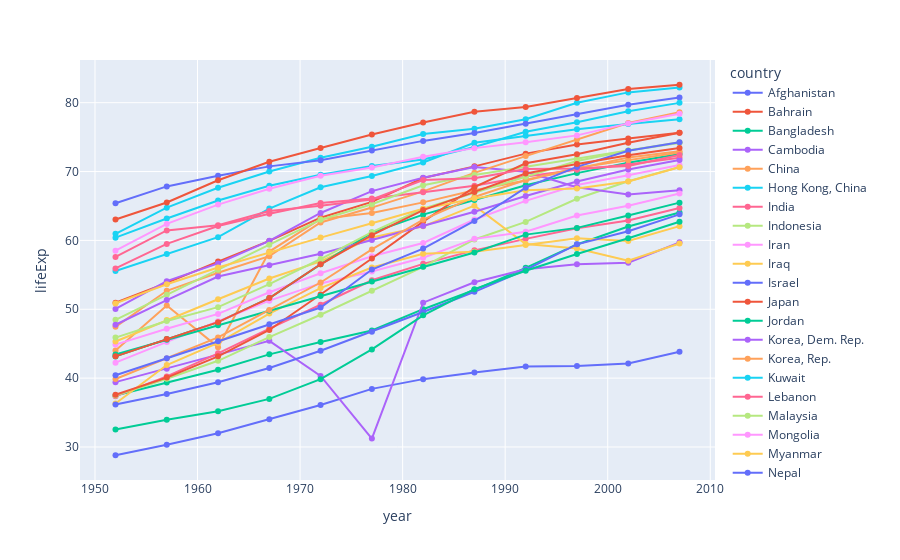

Here is the notebook cell this chart was saved with:
### Code cell
fig.show(config={
    'modeBarButtonsToAdd':['drawline','drawcircle']
})

### Figure 1 — Plotly figure (JSON) as saved in the notebook; plotly's stock layout.template omitted (floating-point values rounded to 4 significant figures)
{"data": [{"hovertemplate": "country=Afghanistan<br>year=%{x}<br>lifeExp=%{y}<extra></extra>", "legendgroup": "Afghanistan", "line": {"color": "#636efa", "dash": "solid"}, "marker": {"symbol": "circle"}, "mode": "lines+markers", "name": "Afghanistan", "orientation": "v", "showlegend": true, "type": "scatter", "x": [1952, 1957, 1962, 1967, 1972, 1977, 1982, 1987, 1992, 1997, 2002, 2007], "xaxis": "x", "y": [28.8, 30.33, 32.0, 34.02, 36.09, 38.44, 39.85, 40.82, 41.67, 41.76, 42.13, 43.83], "yaxis": "y"}, {"hovertemplate": "country=Bahrain<br>year=%{x}<br>lifeExp=%{y}<extra></extra>", "legendgroup": "Bahrain", "line": {"color": "#EF553B", "dash": "solid"}, "marker": {"symbol": "circle"}, "mode": "lines+markers", "name": "Bahrain", "orientation": "v", "showlegend": true, "type": "scatter", "x": [1952, 1957, 1962, 1967, 1972, 1977, 1982, 1987, 1992, 1997, 2002, 2007], "xaxis": "x", "y": [50.94, 53.83, 56.92, 59.92, 63.3, 65.59, 69.05, 70.75, 72.6, 73.92, 74.8, 75.64], "yaxis": "y"}, {"hovertemplate": "country=Bangladesh<br>year=%{x}<br>lifeExp=%{y}<extra></extra>", "legendgroup": "Bangladesh", "line": {"color": "#00cc96", "dash": "solid"}, "marker": {"symbol": "circle"}, "mode": "lines+markers", "name": "Bangladesh", "orientation": "v", "showlegend": true, "type": "scatter", "x": [1952, 1957, 1962, 1967, 1972, 1977, 1982, 1987, 1992, 1997, 2002, 2007], "xaxis": "x", "y": [37.48, 39.35, 41.22, 43.45, 45.25, 46.92, 50.01, 52.82, 56.02, 59.41, 62.01, 64.06], "yaxis": "y"}, {"hovertemplate": "country=Cambodia<br>year=%{x}<br>lifeExp=%{y}<extra></extra>", "legendgroup": "Cambodia", "line": {"color": "#ab63fa", "dash": "solid"}, "marker": {"symbol": "circle"}, "mode": "lines+markers", "name": "Cambodia", "orientation": "v", "showlegend": true, "type": "scatter", "x": [1952, 1957, 1962, 1967, 1972, 1977, 1982, 1987, 1992, 1997, 2002, 2007], "xaxis": "x", "y": [39.42, 41.37, 43.41, 45.41, 40.32, 31.22, 50.96, 53.91, 55.8, 56.53, 56.75, 59.72], "yaxis": "y"}, {"hovertemplate": "country=China<br>year=%{x}<br>lifeExp=%{y}<extra></extra>", "legendgroup": "China", "line": {"color": "#FFA15A", "dash": "solid"}, "marker": {"symbol": "circle"}, "mode": "lines+markers", "name": "China", "orientation": "v", "showlegend": true, "type": "scatter", "x": [1952, 1957, 1962, 1967, 1972, 1977, 1982, 1987, 1992, 1997, 2002, 2007], "xaxis": "x", "y": [44.0, 50.55, 44.5, 58.38, 63.12, 63.97, 65.53, 67.27, 68.69, 70.43, 72.03, 72.96], "yaxis": "y"}, {"hovertemplate": "country=Hong Kong, China<br>year=%{x}<br>lifeExp=%{y}<extra></extra>", "legendgroup": "Hong Kong, China", "line": {"color": "#19d3f3", "dash": "solid"}, "marker": {"symbol": "circle"}, "mode": "lines+markers", "name": "Hong Kong, China", "orientation": "v", "showlegend": true, "type": "scatter", "x": [1952, 1957, 1962, 1967, 1972, 1977, 1982, 1987, 1992, 1997, 2002, 2007], "xaxis": "x", "y": [60.96, 64.75, 67.65, 70.0, 72.0, 73.6, 75.45, 76.2, 77.6, 80.0, 81.5, 82.21], "yaxis": "y"}, {"hovertemplate": "country=India<br>year=%{x}<br>lifeExp=%{y}<extra></extra>", "legendgroup": "India", "line": {"color": "#FF6692", "dash": "solid"}, "marker": {"symbol": "circle"}, "mode": "lines+markers", "name": "India", "orientation": "v", "showlegend": true, "type": "scatter", "x": [1952, 1957, 1962, 1967, 1972, 1977, 1982, 1987, 1992, 1997, 2002, 2007], "xaxis": "x", "y": [37.37, 40.25, 43.6, 47.19, 50.65, 54.21, 56.6, 58.55, 60.22, 61.77, 62.88, 64.7], "yaxis": "y"}, {"hovertemplate": "country=Indonesia<br>year=%{x}<br>lifeExp=%{y}<extra></extra>", "legendgroup": "Indonesia", "line": {"color": "#B6E880", "dash": "solid"}, "marker": {"symbol": "circle"}, "mode": "lines+markers", "name": "Indonesia", "orientation": "v", "showlegend": true, "type": "scatter", "x": [1952, 1957, 1962, 1967, 1972, 1977, 1982, 1987, 1992, 1997, 2002, 2007], "xaxis": "x", "y": [37.47, 39.92, 42.52, 45.96, 49.2, 52.7, 56.16, 60.14, 62.68, 66.04, 68.59, 70.65], "yaxis": "y"}, {"hovertemplate": "country=Iran<br>year=%{x}<br>lifeExp=%{y}<extra></extra>", "legendgroup": "Iran", "line": {"color": "#FF97FF", "dash": "solid"}, "marker": {"symbol": "circle"}, "mode": "lines+markers", "name": "Iran", "orientation": "v", "showlegend": true, "type": "scatter", "x": [1952, 1957, 1962, 1967, 1972, 1977, 1982, 1987, 1992, 1997, 2002, 2007], "xaxis": "x", "y": [44.87, 47.18, 49.33, 52.47, 55.23, 57.7, 59.62, 63.04, 65.74, 68.04, 69.45, 70.96], "yaxis": "y"}, {"hovertemplate": "country=Iraq<br>year=%{x}<br>lifeExp=%{y}<extra></extra>", "legendgroup": "Iraq", "line": {"color": "#FECB52", "dash": "solid"}, "marker": {"symbol": "circle"}, "mode": "lines+markers", "name": "Iraq", "orientation": "v", "showlegend": true, "type": "scatter", "x": [1952, 1957, 1962, 1967, 1972, 1977, 1982, 1987, 1992, 1997, 2002, 2007], "xaxis": "x", "y": [45.32, 48.44, 51.46, 54.46, 56.95, 60.41, 62.04, 65.04, 59.46, 58.81, 57.05, 59.55], "yaxis": "y"}, {"hovertemplate": "country=Israel<br>year=%{x}<br>lifeExp=%{y}<extra></extra>", "legendgroup": "Israel", "line": {"color": "#636efa", "dash": "solid"}, "marker": {"symbol": "circle"}, "mode": "lines+markers", "name": "Israel", "orientation": "v", "showlegend": true, "type": "scatter", "x": [1952, 1957, 1962, 1967, 1972, 1977, 1982, 1987, 1992, 1997, 2002, 2007], "xaxis": "x", "y": [65.39, 67.84, 69.39, 70.75, 71.63, 73.06, 74.45, 75.6, 76.93, 78.27, 79.7, 80.75], "yaxis": "y"}, {"hovertemplate": "country=Japan<br>year=%{x}<br>lifeExp=%{y}<extra></extra>", "legendgroup": "Japan", "line": {"color": "#EF553B", "dash": "solid"}, "marker": {"symbol": "circle"}, "mode": "lines+markers", "name": "Japan", "orientation": "v", "showlegend": true, "type": "scatter", "x": [1952, 1957, 1962, 1967, 1972, 1977, 1982, 1987, 1992, 1997, 2002, 2007], "xaxis": "x", "y": [63.03, 65.5, 68.73, 71.43, 73.42, 75.38, 77.11, 78.67, 79.36, 80.69, 82.0, 82.6], "yaxis": "y"}, {"hovertemplate": "country=Jordan<br>year=%{x}<br>lifeExp=%{y}<extra></extra>", "legendgroup": "Jordan", "line": {"color": "#00cc96", "dash": "solid"}, "marker": {"symbol": "circle"}, "mode": "lines+markers", "name": "Jordan", "orientation": "v", "showlegend": true, "type": "scatter", "x": [1952, 1957, 1962, 1967, 1972, 1977, 1982, 1987, 1992, 1997, 2002, 2007], "xaxis": "x", "y": [43.16, 45.67, 48.13, 51.63, 56.53, 61.13, 63.74, 65.87, 68.02, 69.77, 71.26, 72.53], "yaxis": "y"}, {"hovertemplate": "country=Korea, Dem. Rep.<br>year=%{x}<br>lifeExp=%{y}<extra></extra>", "legendgroup": "Korea, Dem. Rep.", "line": {"color": "#ab63fa", "dash": "solid"}, "marker": {"symbol": "circle"}, "mode": "lines+markers", "name": "Korea, Dem. Rep.", "orientation": "v", "showlegend": true, "type": "scatter", "x": [1952, 1957, 1962, 1967, 1972, 1977, 1982, 1987, 1992, 1997, 2002, 2007], "xaxis": "x", "y": [50.06, 54.08, 56.66, 59.94, 63.98, 67.16, 69.1, 70.65, 69.98, 67.73, 66.66, 67.3], "yaxis": "y"}, {"hovertemplate": "country=Korea, Rep.<br>year=%{x}<br>lifeExp=%{y}<extra></extra>", "legendgroup": "Korea, Rep.", "line": {"color": "#FFA15A", "dash": "solid"}, "marker": {"symbol": "circle"}, "mode": "lines+markers", "name": "Korea, Rep.", "orientation": "v", "showlegend": true, "type": "scatter", "x": [1952, 1957, 1962, 1967, 1972, 1977, 1982, 1987, 1992, 1997, 2002, 2007], "xaxis": "x", "y": [47.45, 52.68, 55.29, 57.72, 62.61, 64.77, 67.12, 69.81, 72.24, 74.65, 77.05, 78.62], "yaxis": "y"}, {"hovertemplate": "country=Kuwait<br>year=%{x}<br>lifeExp=%{y}<extra></extra>", "legendgroup": "Kuwait", "line": {"color": "#19d3f3", "dash": "solid"}, "marker": {"symbol": "circle"}, "mode": "lines+markers", "name": "Kuwait", "orientation": "v", "showlegend": true, "type": "scatter", "x": [1952, 1957, 1962, 1967, 1972, 1977, 1982, 1987, 1992, 1997, 2002, 2007], "xaxis": "x", "y": [55.56, 58.03, 60.47, 64.62, 67.71, 69.34, 71.31, 74.17, 75.19, 76.16, 76.9, 77.59], "yaxis": "y"}, {"hovertemplate": "country=Lebanon<br>year=%{x}<br>lifeExp=%{y}<extra></extra>", "legendgroup": "Lebanon", "line": {"color": "#FF6692", "dash": "solid"}, "marker": {"symbol": "circle"}, "mode": "lines+markers", "name": "Lebanon", "orientation": "v", "showlegend": true, "type": "scatter", "x": [1952, 1957, 1962, 1967, 1972, 1977, 1982, 1987, 1992, 1997, 2002, 2007], "xaxis": "x", "y": [55.93, 59.49, 62.09, 63.87, 65.42, 66.1, 66.98, 67.93, 69.29, 70.27, 71.03, 71.99], "yaxis": "y"}, {"hovertemplate": "country=Malaysia<br>year=%{x}<br>lifeExp=%{y}<extra></extra>", "legendgroup": "Malaysia", "line": {"color": "#B6E880", "dash": "solid"}, "marker": {"symbol": "circle"}, "mode": "lines+markers", "name": "Malaysia", "orientation": "v", "showlegend": true, "type": "scatter", "x": [1952, 1957, 1962, 1967, 1972, 1977, 1982, 1987, 1992, 1997, 2002, 2007], "xaxis": "x", "y": [48.46, 52.1, 55.74, 59.37, 63.01, 65.26, 68.0, 69.5, 70.69, 71.94, 73.04, 74.24], "yaxis": "y"}, {"hovertemplate": "country=Mongolia<br>year=%{x}<br>lifeExp=%{y}<extra></extra>", "legendgroup": "Mongolia", "line": {"color": "#FF97FF", "dash": "solid"}, "marker": {"symbol": "circle"}, "mode": "lines+markers", "name": "Mongolia", "orientation": "v", "showlegend": true, "type": "scatter", "x": [1952, 1957, 1962, 1967, 1972, 1977, 1982, 1987, 1992, 1997, 2002, 2007], "xaxis": "x", "y": [42.24, 45.25, 48.25, 51.25, 53.75, 55.49, 57.49, 60.22, 61.27, 63.62, 65.03, 66.8], "yaxis": "y"}, {"hovertemplate": "country=Myanmar<br>year=%{x}<br>lifeExp=%{y}<extra></extra>", "legendgroup": "Myanmar", "line": {"color": "#FECB52", "dash": "solid"}, "marker": {"symbol": "circle"}, "mode": "lines+markers", "name": "Myanmar", "orientation": "v", "showlegend": true, "type": "scatter", "x": [1952, 1957, 1962, 1967, 1972, 1977, 1982, 1987, 1992, 1997, 2002, 2007], "xaxis": "x", "y": [36.32, 41.91, 45.11, 49.38, 53.07, 56.06, 58.06, 58.34, 59.32, 60.33, 59.91, 62.07], "yaxis": "y"}, {"hovertemplate": "country=Nepal<br>year=%{x}<br>lifeExp=%{y}<extra></extra>", "legendgroup": "Nepal", "line": {"color": "#636efa", "dash": "solid"}, "marker": {"symbol": "circle"}, "mode": "lines+markers", "name": "Nepal", "orientation": "v", "showlegend": true, "type": "scatter", "x": [1952, 1957, 1962, 1967, 1972, 1977, 1982, 1987, 1992, 1997, 2002, 2007], "xaxis": "x", "y": [36.16, 37.69, 39.39, 41.47, 43.97, 46.75, 49.59, 52.54, 55.73, 59.43, 61.34, 63.78], "yaxis": "y"}, {"hovertemplate": "country=Oman<br>year=%{x}<br>lifeExp=%{y}<extra></extra>", "legendgroup": "Oman", "line": {"color": "#EF553B", "dash": "solid"}, "marker": {"symbol": "circle"}, "mode": "lines+markers", "name": "Oman", "orientation": "v", "showlegend": true, "type": "scatter", "x": [1952, 1957, 1962, 1967, 1972, 1977, 1982, 1987, 1992, 1997, 2002, 2007], "xaxis": "x", "y": [37.58, 40.08, 43.16, 46.99, 52.14, 57.37, 62.73, 67.73, 71.2, 72.5, 74.19, 75.64], "yaxis": "y"}, {"hovertemplate": "country=Pakistan<br>year=%{x}<br>lifeExp=%{y}<extra></extra>", "legendgroup": "Pakistan", "line": {"color": "#00cc96", "dash": "solid"}, "marker": {"symbol": "circle"}, "mode": "lines+markers", "name": "Pakistan", "orientation": "v", "showlegend": true, "type": "scatter", "x": [1952, 1957, 1962, 1967, 1972, 1977, 1982, 1987, 1992, 1997, 2002, 2007], "xaxis": "x", "y": [43.44, 45.56, 47.67, 49.8, 51.93, 54.04, 56.16, 58.24, 60.84, 61.82, 63.61, 65.48], "yaxis": "y"}, {"hovertemplate": "country=Philippines<br>year=%{x}<br>lifeExp=%{y}<extra></extra>", "legendgroup": "Philippines", "line": {"color": "#ab63fa", "dash": "solid"}, "marker": {"symbol": "circle"}, "mode": "lines+markers", "name": "Philippines", "orientation": "v", "showlegend": true, "type": "scatter", "x": [1952, 1957, 1962, 1967, 1972, 1977, 1982, 1987, 1992, 1997, 2002, 2007], "xaxis": "x", "y": [47.75, 51.33, 54.76, 56.39, 58.06, 60.06, 62.08, 64.15, 66.46, 68.56, 70.3, 71.69], "yaxis": "y"}, {"hovertemplate": "country=Saudi Arabia<br>year=%{x}<br>lifeExp=%{y}<extra></extra>", "legendgroup": "Saudi Arabia", "line": {"color": "#FFA15A", "dash": "solid"}, "marker": {"symbol": "circle"}, "mode": "lines+markers", "name": "Saudi Arabia", "orientation": "v", "showlegend": true, "type": "scatter", "x": [1952, 1957, 1962, 1967, 1972, 1977, 1982, 1987, 1992, 1997, 2002, 2007], "xaxis": "x", "y": [39.88, 42.87, 45.91, 49.9, 53.89, 58.69, 63.01, 66.3, 68.77, 70.53, 71.63, 72.78], "yaxis": "y"}, {"hovertemplate": "country=Singapore<br>year=%{x}<br>lifeExp=%{y}<extra></extra>", "legendgroup": "Singapore", "line": {"color": "#19d3f3", "dash": "solid"}, "marker": {"symbol": "circle"}, "mode": "lines+markers", "name": "Singapore", "orientation": "v", "showlegend": true, "type": "scatter", "x": [1952, 1957, 1962, 1967, 1972, 1977, 1982, 1987, 1992, 1997, 2002, 2007], "xaxis": "x", "y": [60.4, 63.18, 65.8, 67.95, 69.52, 70.8, 71.76, 73.56, 75.79, 77.16, 78.77, 79.97], "yaxis": "y"}, {"hovertemplate": "country=Sri Lanka<br>year=%{x}<br>lifeExp=%{y}<extra></extra>", "legendgroup": "Sri Lanka", "line": {"color": "#FF6692", "dash": "solid"}, "marker": {"symbol": "circle"}, "mode": "lines+markers", "name": "Sri Lanka", "orientation": "v", "showlegend": true, "type": "scatter", "x": [1952, 1957, 1962, 1967, 1972, 1977, 1982, 1987, 1992, 1997, 2002, 2007], "xaxis": "x", "y": [57.59, 61.46, 62.19, 64.27, 65.04, 65.95, 68.76, 69.01, 70.38, 70.46, 70.81, 72.4], "yaxis": "y"}, {"hovertemplate": "country=Syria<br>year=%{x}<br>lifeExp=%{y}<extra></extra>", "legendgroup": "Syria", "line": {"color": "#B6E880", "dash": "solid"}, "marker": {"symbol": "circle"}, "mode": "lines+markers", "name": "Syria", "orientation": "v", "showlegend": true, "type": "scatter", "x": [1952, 1957, 1962, 1967, 1972, 1977, 1982, 1987, 1992, 1997, 2002, 2007], "xaxis": "x", "y": [45.88, 48.28, 50.3, 53.66, 57.3, 61.2, 64.59, 66.97, 69.25, 71.53, 73.05, 74.14], "yaxis": "y"}, {"hovertemplate": "country=Taiwan<br>year=%{x}<br>lifeExp=%{y}<extra></extra>", "legendgroup": "Taiwan", "line": {"color": "#FF97FF", "dash": "solid"}, "marker": {"symbol": "circle"}, "mode": "lines+markers", "name": "Taiwan", "orientation": "v", "showlegend": true, "type": "scatter", "x": [1952, 1957, 1962, 1967, 1972, 1977, 1982, 1987, 1992, 1997, 2002, 2007], "xaxis": "x", "y": [58.5, 62.4, 65.2, 67.5, 69.39, 70.59, 72.16, 73.4, 74.26, 75.25, 76.99, 78.4], "yaxis": "y"}, {"hovertemplate": "country=Thailand<br>year=%{x}<br>lifeExp=%{y}<extra></extra>", "legendgroup": "Thailand", "line": {"color": "#FECB52", "dash": "solid"}, "marker": {"symbol": "circle"}, "mode": "lines+markers", "name": "Thailand", "orientation": "v", "showlegend": true, "type": "scatter", "x": [1952, 1957, 1962, 1967, 1972, 1977, 1982, 1987, 1992, 1997, 2002, 2007], "xaxis": "x", "y": [50.85, 53.63, 56.06, 58.28, 60.41, 62.49, 64.6, 66.08, 67.3, 67.52, 68.56, 70.62], "yaxis": "y"}, {"hovertemplate": "country=Vietnam<br>year=%{x}<br>lifeExp=%{y}<extra></extra>", "legendgroup": "Vietnam", "line": {"color": "#636efa", "dash": "solid"}, "marker": {"symbol": "circle"}, "mode": "lines+markers", "name": "Vietnam", "orientation": "v", "showlegend": true, "type": "scatter", "x": [1952, 1957, 1962, 1967, 1972, 1977, 1982, 1987, 1992, 1997, 2002, 2007], "xaxis": "x", "y": [40.41, 42.89, 45.36, 47.84, 50.25, 55.76, 58.82, 62.82, 67.66, 70.67, 73.02, 74.25], "yaxis": "y"}, {"hovertemplate": "country=West Bank and Gaza<br>year=%{x}<br>lifeExp=%{y}<extra></extra>", "legendgroup": "West Bank and Gaza", "line": {"color": "#EF553B", "dash": "solid"}, "marker": {"symbol": "circle"}, "mode": "lines+markers", "name": "West Bank and Gaza", "orientation": "v", "showlegend": true, "type": "scatter", "x": [1952, 1957, 1962, 1967, 1972, 1977, 1982, 1987, 1992, 1997, 2002, 2007], "xaxis": "x", "y": [43.16, 45.67, 48.13, 51.63, 56.53, 60.77, 64.41, 67.05, 69.72, 71.1, 72.37, 73.42], "yaxis": "y"}, {"hovertemplate": "country=Yemen, Rep.<br>year=%{x}<br>lifeExp=%{y}<extra></extra>", "legendgroup": "Yemen, Rep.", "line": {"color": "#00cc96", "dash": "solid"}, "marker": {"symbol": "circle"}, "mode": "lines+markers", "name": "Yemen, Rep.", "orientation": "v", "showlegend": true, "type": "scatter", "x": [1952, 1957, 1962, 1967, 1972, 1977, 1982, 1987, 1992, 1997, 2002, 2007], "xaxis": "x", "y": [32.55, 33.97, 35.18, 36.98, 39.85, 44.17, 49.11, 52.92, 55.6, 58.02, 60.31, 62.7], "yaxis": "y"}], "layout": {"legend": {"title": {"text": "country"}, "tracegroupgap": 0}, "margin": {"t": 60}, "xaxis": {"anchor": "y", "domain": [0, 1], "showspikes": true, "spikecolor": "green", "spikemode": "across", "spikesnap": "cursor", "title": {"text": "year"}}, "yaxis": {"anchor": "x", "domain": [0, 1], "showspikes": true, "spikecolor": "orange", "spikethickness": 2, "title": {"text": "lifeExp"}}}}
